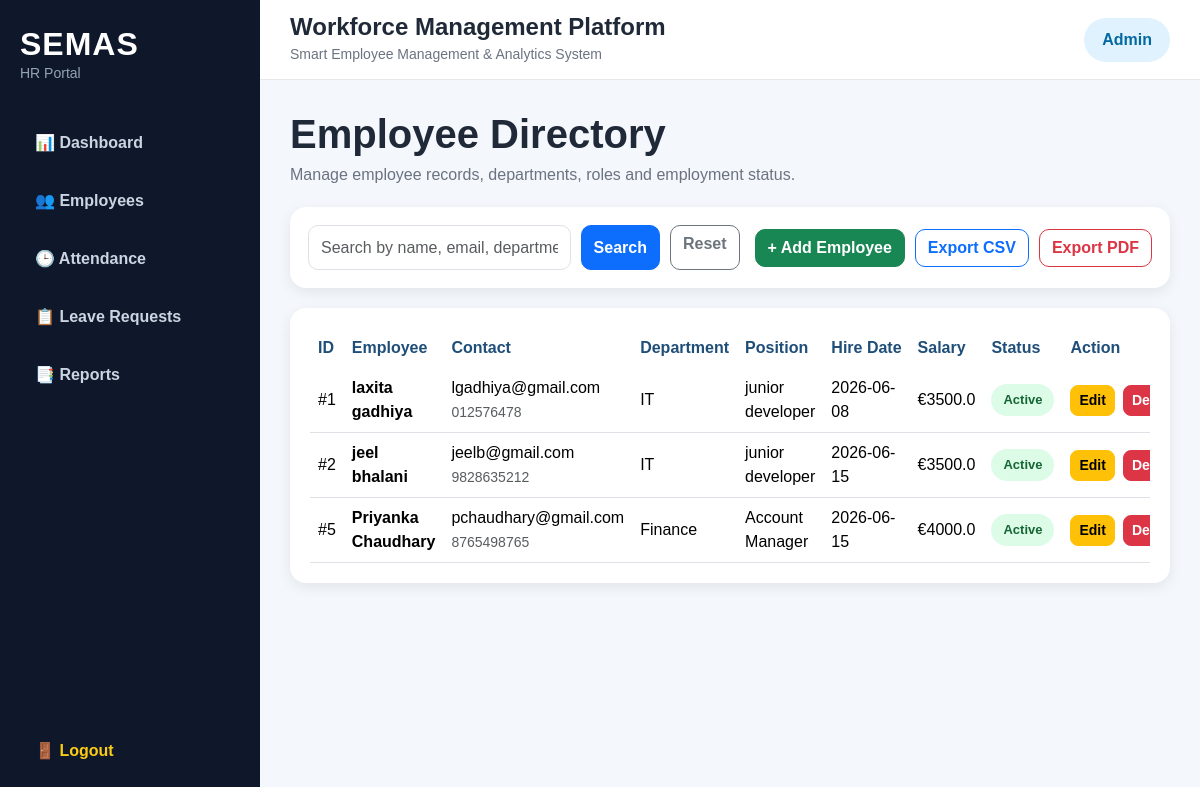
Page /employees (signed in) on the committed database.
### tables this page shows
CREATE TABLE employees (
    id INTEGER PRIMARY KEY AUTOINCREMENT,
    first_name TEXT NOT NULL,
    last_name TEXT NOT NULL,
    email TEXT UNIQUE,
    phone TEXT,
    department TEXT,
    position TEXT,
    hire_date TEXT,
    salary REAL,
    status TEXT DEFAULT 'Active'
);

### app.py (the view)
@app.route("/employees")
@login_required
def employees():
    search = request.args.get("search", "")
    conn = get_db_connection()
    if search:
        all_employees = conn.execute("""
            SELECT * FROM employees
            WHERE first_name LIKE ?
               OR last_name LIKE ?
               OR department LIKE ?
               OR position LIKE ?
               OR email LIKE ?
        """, (
            f"%{search}%",
            f"%{search}%",
            f"%{search}%",
            f"%{search}%",
            f"%{search}%"
        )).fetchall()
    else:
        all_employees = conn.execute("SELECT * FROM employees").fetchall()
    conn.close()
    return render_template(
        "employees.html",
        employees=all_employees,
        search=search
    )

### app.py (called while the page is built)
def get_db_connection():
    conn = sqlite3.connect(db_path)
    conn.row_factory = sqlite3.Row
    return conn

def login_required(route_function):
    @wraps(route_function)
    def wrapper(*args, **kwargs):
        if "user_id" not in session:
            return redirect("/login")
        return route_function(*args, **kwargs)
    return wrapper

### templates/employees.html
{% extends "base.html" %}
{% block content %}
<div class="page-header">
    <div>
        <h1>Employee Directory</h1>
        <p>Manage employee records, departments, roles and employment status.</p>
    </div>
</div>
<div class="toolbar-card">
    <form method="GET" action="/employees" class="search-form">
        <input type="text"
               name="search"
               class="form-control"
               placeholder="Search by name, email, department or position"
               value="{{ search }}">
        <button type="submit" class="btn btn-primary">
            Search
        </button>
        <a href="/employees" class="btn btn-outline-secondary">
            Reset
        </a>
    </form>
    <div class="toolbar-actions">
        <a href="/add-employee" class="btn btn-success">
            + Add Employee
        </a>
        <a href="/export-employees" class="btn btn-outline-primary">
            Export CSV
        </a>
        <a href="/export-employees-pdf" class="btn btn-outline-danger">
            Export PDF
        </a>
    </div>
</div>
<div class="data-card">
    <div class="table-responsive">
        <table class="table table-hover align-middle company-table">
            <thead>
                <tr>
                    <th>ID</th>
                    <th>Employee</th>
                    <th>Contact</th>
                    <th>Department</th>
                    <th>Position</th>
                    <th>Hire Date</th>
                    <th>Salary</th>
                    <th>Status</th>
                    <th style="width: 180px;">Action</th>
                </tr>
            </thead>
            <tbody>
                {% for employee in employees %}
                <tr>
                    <td>#{{ employee["id"] }}</td>
                    <td>
                        <strong>
                            {{ employee["first_name"] }} {{ employee["last_name"] }}
                        </strong>
                    </td>
                    <td>
                        <div>{{ employee["email"] }}</div>
                        <small class="text-muted">{{ employee["phone"] }}</small>
                    </td>
                    <td>{{ employee["department"] }}</td>
                    <td>{{ employee["position"] }}</td>
                    <td>{{ employee["hire_date"] }}</td>
                    <td>€{{ employee["salary"] }}</td>
                    <td>
                        {% if employee["status"] == "Active" %}
                            <span class="status-badge active-badge">Active</span>
                        {% else %}
                            <span class="status-badge inactive-badge">Inactive</span>
                        {% endif %}
                    </td>
                    <td>
                        <div class="d-flex gap-2">
                            <a href="/edit-employee/{{ employee['id'] }}"
                               class="btn btn-sm btn-warning">
                                Edit
                            </a>
                            <a href="/delete-employee/{{ employee['id'] }}"
                               class="btn btn-sm btn-danger"
                               onclick="return confirm('Are you sure you want to delete this employee?')">
                                Delete
                            </a>
                        </div>
                    </td>
                </tr>
                {% endfor %}
            </tbody>
        </table>
    </div>
</div>
{% endblock %}

### static/style.css (style rules this page uses)
* { box-sizing: border-box; }
body { margin: 0; padding: 0; font-family: Arial, sans-serif; background: #f4f7fb; color: #1f2937; }
.page-header { display: flex; justify-content: space-between; align-items: center; margin-bottom: 20px; }
.page-header h1 { font-weight: 800; color: #1f2937; margin-bottom: 5px; }
.page-header p { color: #6b7280; margin: 0; }
.toolbar-card { background: white; padding: 18px; border-radius: 16px; box-shadow: 0 4px 14px rgba(0,0,0,0.08); margin-bottom: 20px; display: flex; justify-content: space-between; align-items: center; gap: 15px; flex-wrap: wrap; }
.search-form { display: flex; gap: 10px; flex: 1; min-width: 350px; }
.search-form input { max-width: 450px; }
.toolbar-actions { display: flex; gap: 10px; flex-wrap: wrap; }
.data-card { background: white; padding: 20px; border-radius: 16px; box-shadow: 0 4px 14px rgba(0,0,0,0.08); }
.company-table { margin-bottom: 0; }
.company-table thead { background: #eaf2ff; }
.company-table thead th { color: #1f4e79; font-weight: 800; border-bottom: none; white-space: nowrap; }
.company-table td { vertical-align: middle; }
.status-badge { padding: 6px 12px; border-radius: 999px; font-weight: 700; font-size: 13px; display: inline-block; }
.active-badge { background: #dcfce7; color: #166534; }
.form-control, .form-select { border-radius: 10px; min-height: 45px; }
.btn { border-radius: 10px; font-weight: 600; }
.btn-sm { border-radius: 8px; }

### rows in the picture
employees: id "1", first_name "laxita", last_name "gadhiya", email "lgadhiya@gmail.com", phone "012576478", department "IT", position "junior developer", hire_date "2026-06-08", salary "3500.0", status "Active"
employees: id "2", first_name "jeel", last_name "bhalani", email "jeelb@gmail.com", phone "9828635212", department "IT", position "junior developer", hire_date "2026-06-15", salary "3500.0", status "Active"
employees: id "5", first_name "Priyanka", last_name "Chaudhary", email "pchaudhary@gmail.com", phone "8765498765", department "Finance", position "Account Manager", hire_date "2026-06-15", salary "4000.0", status "Active"
